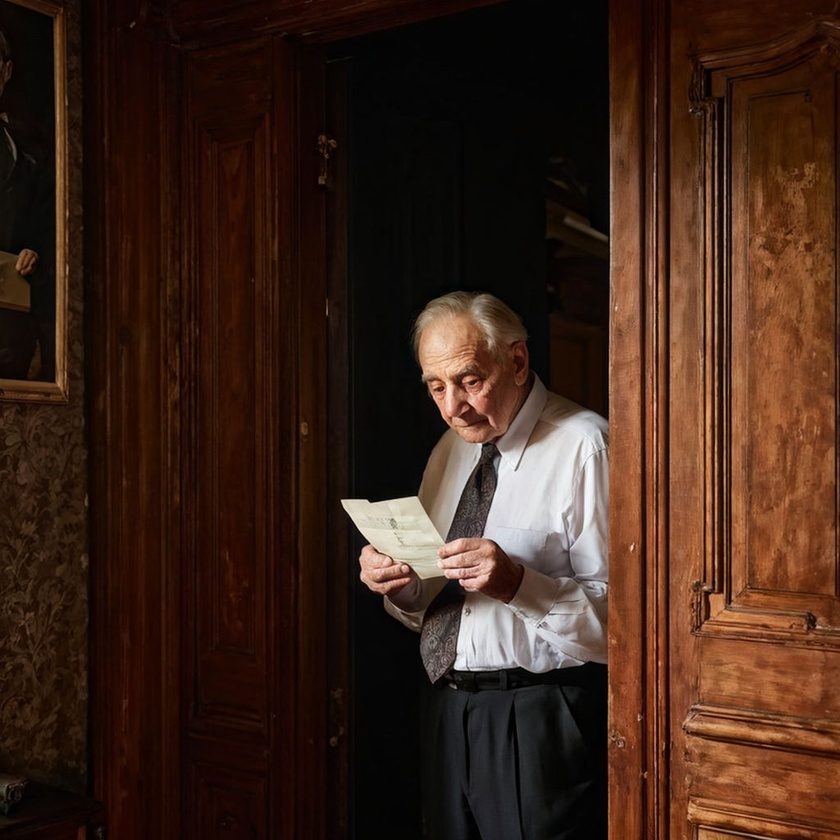
#> input picture oldman.jpeg, 840 x 840 px, shrunk from 1024 x 1024 before the run, found by its file name
$ python Chapter_9.py
#> lines starting #> are read from the running program, lines starting #| are printed output that depends on the picture; after the words box and inside, x2 and y2 are one past the last pixel; in counts of white or black regions, pixels touching at a corner belong together
import cv2
faceCascade = cv2.CascadeClassifier("Resources_/haarcascade_frontalface_default.xml")
img= cv2.imread("Resources_/oldman.jpeg")
#> img is the input picture: shape (840, 840, 3); mean B, G, R 25.4, 37.2, 61.6
imgGray = cv2.cvtColor(img,cv2.COLOR_BGR2GRAY)
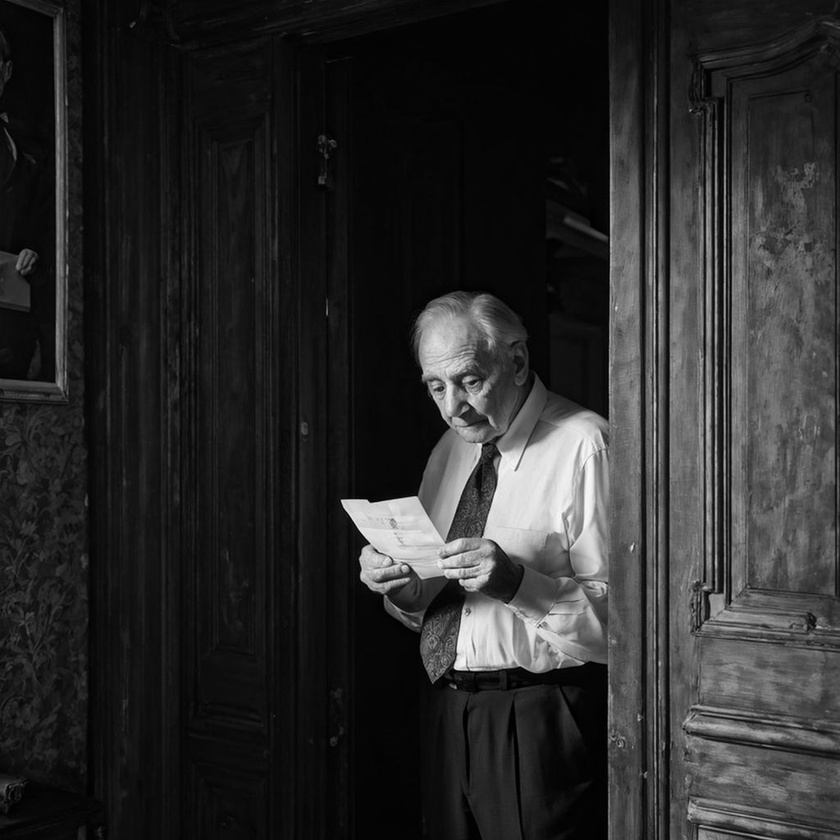
#> imgGray: shape (840, 840); min 0, max 251, mean 43.1
faces = faceCascade.detectMultiScale(imgGray,1.1,4)
#> faces = [[412, 349, 87, 87]]
for (x,y,w,h) in faces:
    cv2.rectangle(img,(x,y),(x+w,y+h),(255,0,0),2)
#> this loop made 1 pass
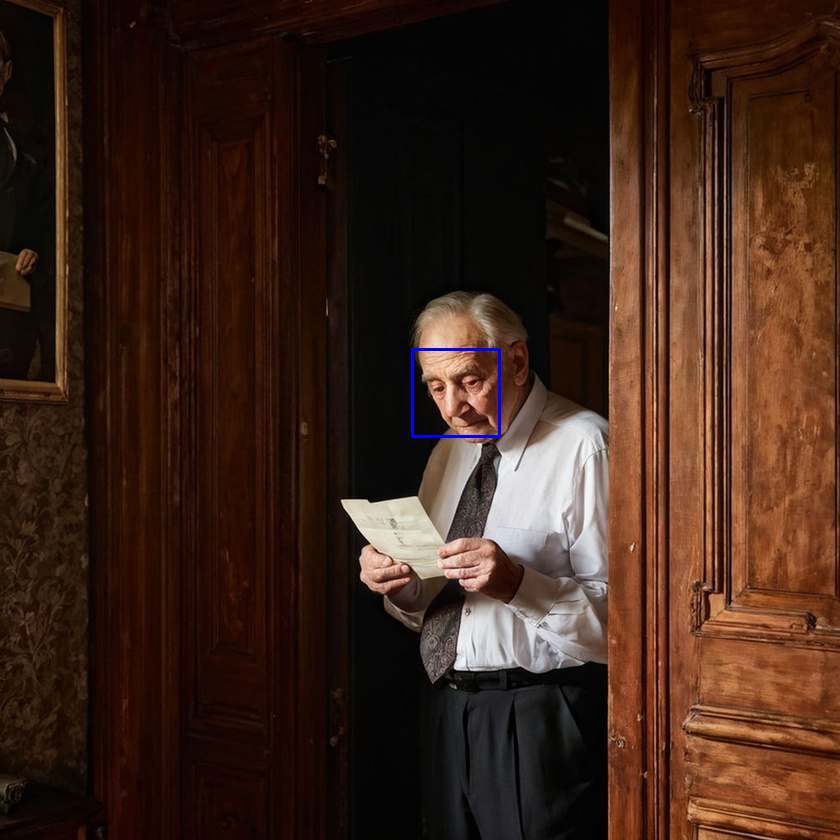
#> img: shape (840, 840, 3); 0.15% of pixels changed, all inside (x1, y1, x2, y2) = (411, 348, 501, 438)
cv2.imshow("Result",img)
cv2.waitKey(0)
cv2.destroyAllWindows()

$ run again, with ghostly-train.jpeg copied over oldman.jpeg
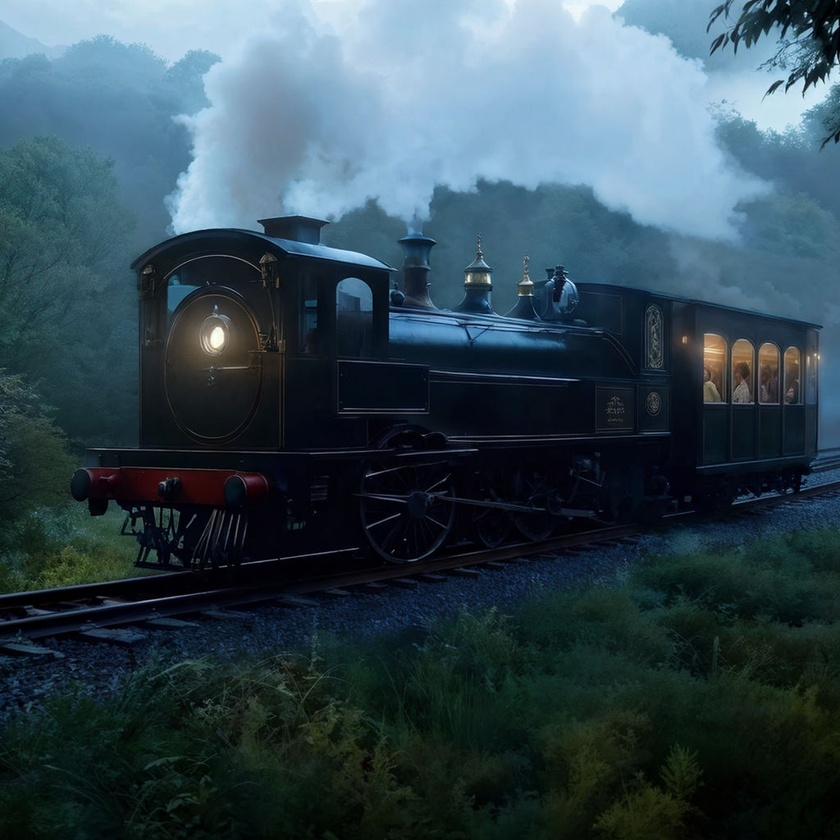
#> input picture ghostly-train.jpeg, 840 x 840 px, shrunk from 1024 x 1024 before the run, found by its file name
#> img is the input picture: shape (840, 840, 3); mean B, G, R 82.4, 72.2, 51.4
#> `imgGray = cv2.cvtColor(img,cv2.COLOR_BGR2GRAY)`:
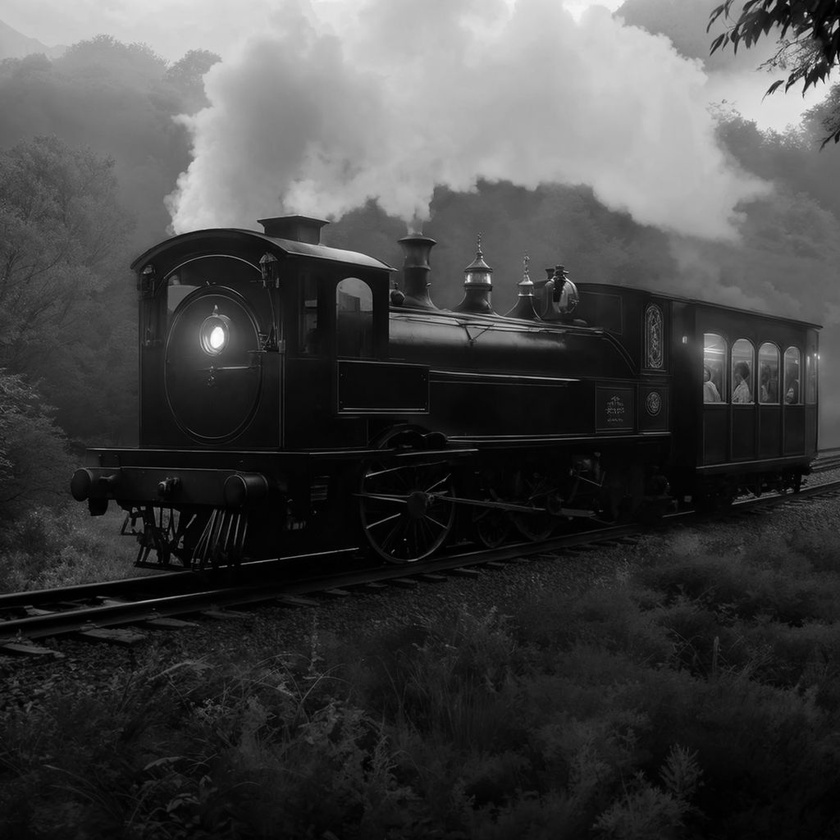
#> imgGray: shape (840, 840); min 0, max 254, mean 67.1
#> faces = [[626, 577, 68, 68]]
#> the loop `for (x,y,w,h) in faces:` made 1 pass
#> after the loop `for (x,y,w,h) in faces:`:
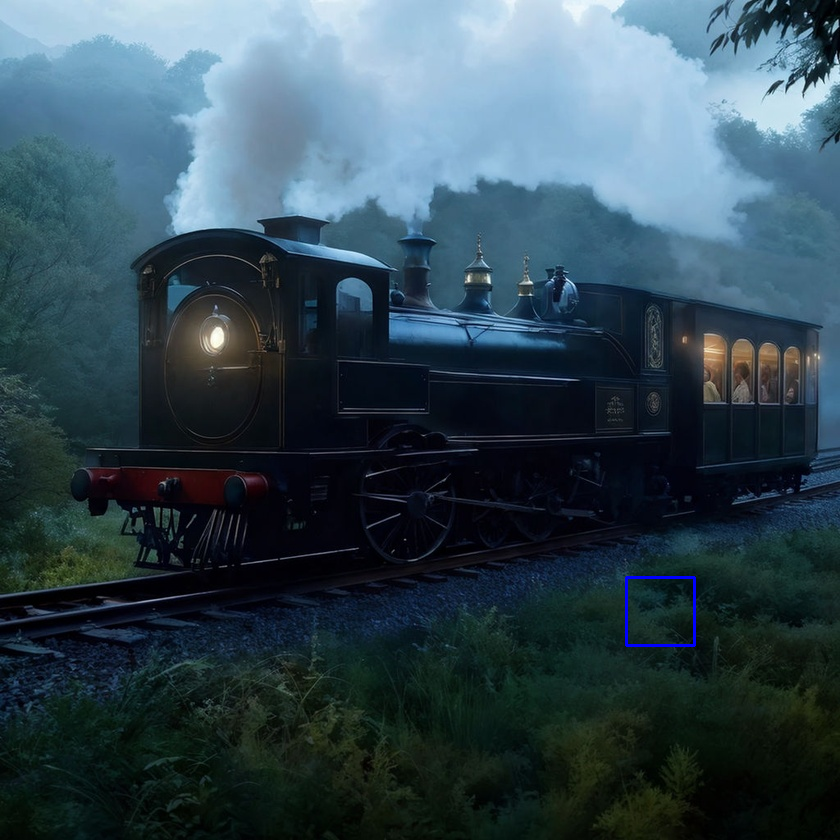
#> img: shape (840, 840, 3); 0.12% of pixels changed, all inside (x1, y1, x2, y2) = (625, 576, 696, 647)

$ run again, with woman1.jpeg copied over oldman.jpeg
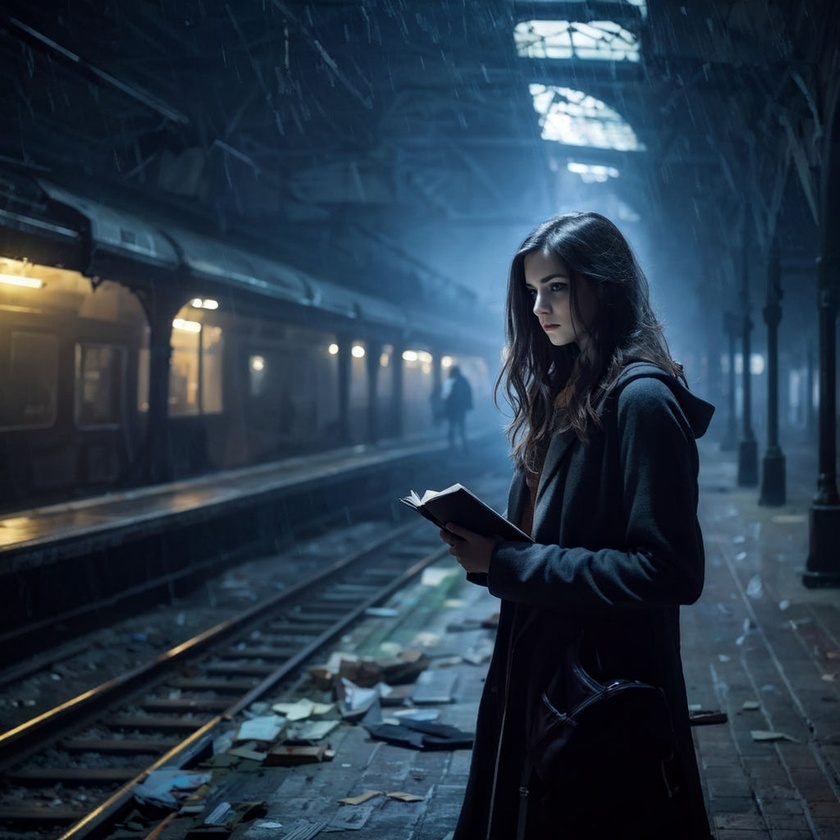
#> input picture woman1.jpeg, 840 x 840 px, shrunk from 1024 x 1024 before the run, found by its file name
#> img is the input picture: shape (840, 840, 3); mean B, G, R 73.5, 57.4, 40.4
#> `imgGray = cv2.cvtColor(img,cv2.COLOR_BGR2GRAY)`:
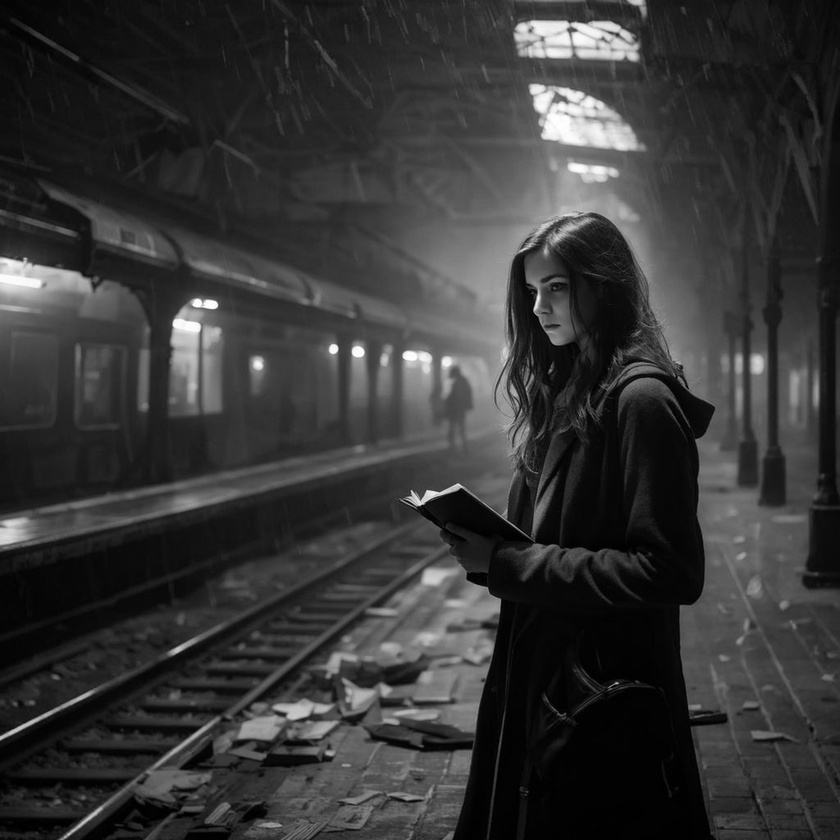
#> imgGray: shape (840, 840); min 0, max 255, mean 54.2
#> faces = [[450, 645, 50, 50]]
#> the loop `for (x,y,w,h) in faces:` made 1 pass
#> after the loop `for (x,y,w,h) in faces:`:
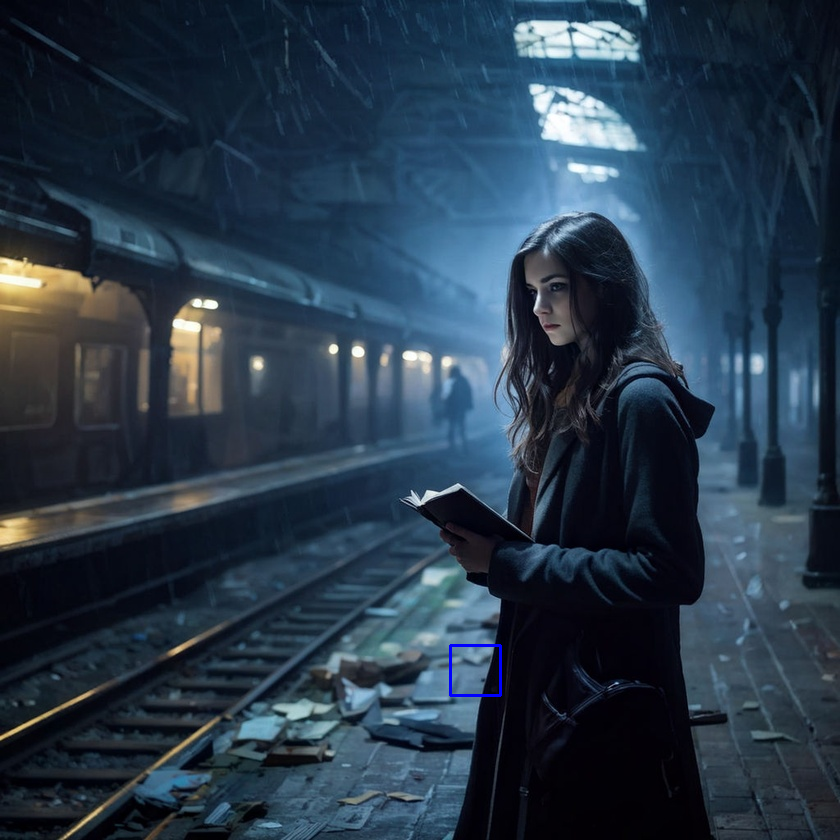
#> img: shape (840, 840, 3); 0.08% of pixels changed, all inside (x1, y1, x2, y2) = (449, 644, 502, 697)

$ run again, with woman2.jpeg copied over oldman.jpeg
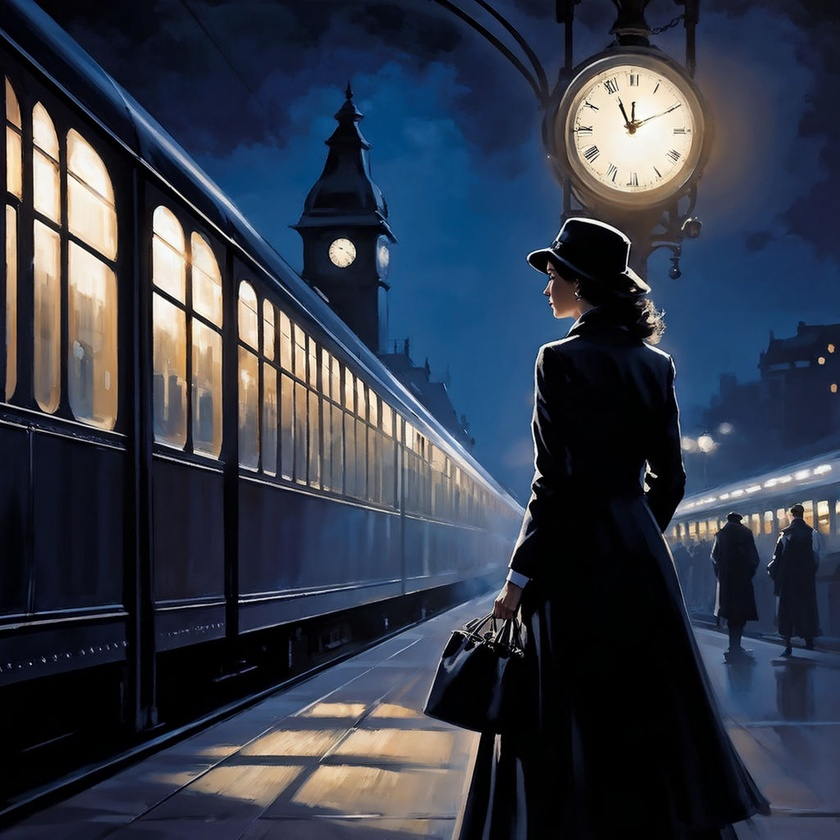
#> input picture woman2.jpeg, 840 x 840 px, shrunk from 1024 x 1024 before the run, found by its file name
#> img is the input picture: shape (840, 840, 3); mean B, G, R 72.1, 57.7, 50.8
#> `imgGray = cv2.cvtColor(img,cv2.COLOR_BGR2GRAY)`:
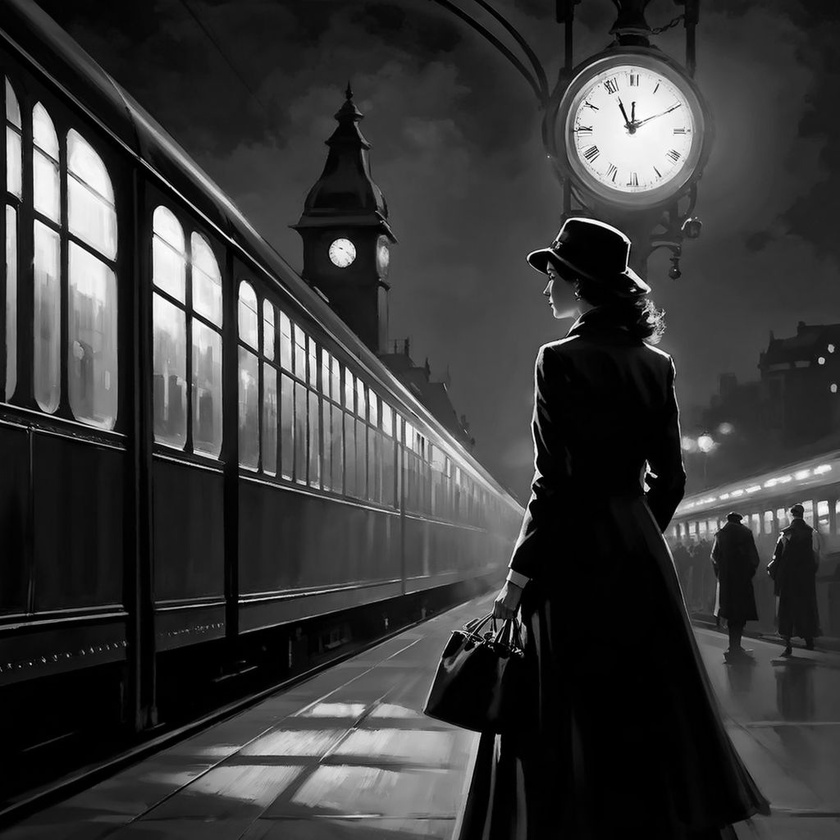
#> imgGray: shape (840, 840); min 0, max 255, mean 57.3
#> faces = [[330, 237, 28, 28], [564, 105, 67, 67], [563, 41, 155, 155]]
#> the loop `for (x,y,w,h) in faces:` made 3 passes
#> after the loop `for (x,y,w,h) in faces:`:
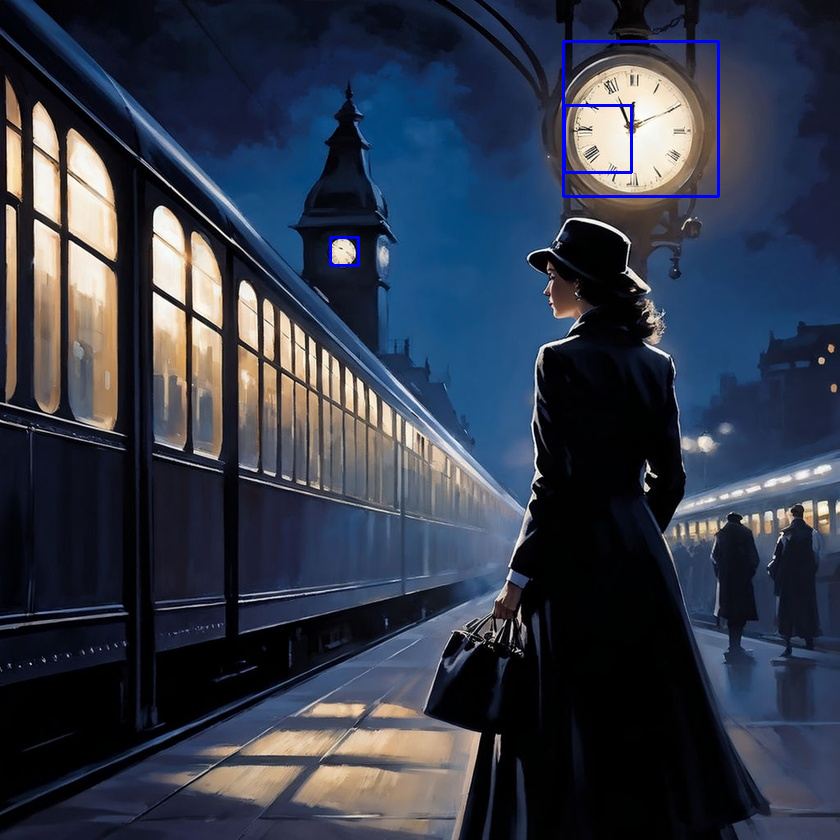
#> img: shape (840, 840, 3); 0.4% of pixels changed, all inside (x1, y1, x2, y2) = (329, 40, 720, 267)
